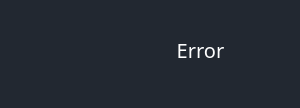
<?xml version="1.0" encoding="UTF-8"?>
<ui version="4.0">
 <class>MessageBoxDialog</class>
 <widget class="QDialog" name="MessageBoxDialog">
  <property name="geometry">
   <rect>
    <x>0</x>
    <y>0</y>
    <width>300</width>
    <height>108</height>
   </rect>
  </property>
  <property name="windowTitle">
   <string>Dialog</string>
  </property>
  <property name="styleSheet">
   <string notr="true">background-color: rgb(34, 40, 49)</string>
  </property>
  <widget class="QLabel" name="le_text">
   <property name="geometry">
    <rect>
     <x>110</x>
     <y>10</y>
     <width>181</width>
     <height>81</height>
    </rect>
   </property>
   <property name="font">
    <font>
     <family>Bahnschrift Light</family>
     <pointsize>15</pointsize>
    </font>
   </property>
   <property name="styleSheet">
    <string notr="true">color: rgb(255, 255, 255);</string>
   </property>
   <property name="text">
    <string>&lt;html&gt;&lt;head/&gt;&lt;body&gt;&lt;p&gt;Error&lt;/p&gt;&lt;/body&gt;&lt;/html&gt;</string>
   </property>
   <property name="scaledContents">
    <bool>false</bool>
   </property>
   <property name="alignment">
    <set>Qt::AlignCenter</set>
   </property>
   <property name="wordWrap">
    <bool>true</bool>
   </property>
  </widget>
  <widget class="QLabel" name="le_icon">
   <property name="geometry">
    <rect>
     <x>10</x>
     <y>10</y>
     <width>81</width>
     <height>81</height>
    </rect>
   </property>
   <property name="font">
    <font>
     <family>Bahnschrift Light</family>
     <pointsize>15</pointsize>
    </font>
   </property>
   <property name="styleSheet">
    <string notr="true">padding:5px</string>
   </property>
   <property name="text">
    <string/>
   </property>
   <property name="pixmap">
    <pixmap resource="icon.qrc">:/icon/icon/Warring.png</pixmap>
   </property>
   <property name="scaledContents">
    <bool>true</bool>
   </property>
   <property name="alignment">
    <set>Qt::AlignCenter</set>
   </property>
   <property name="wordWrap">
    <bool>true</bool>
   </property>
  </widget>
 </widget>
 <resources>
  <include location="icon.qrc"/>
 </resources>
 <connections/>
</ui>
